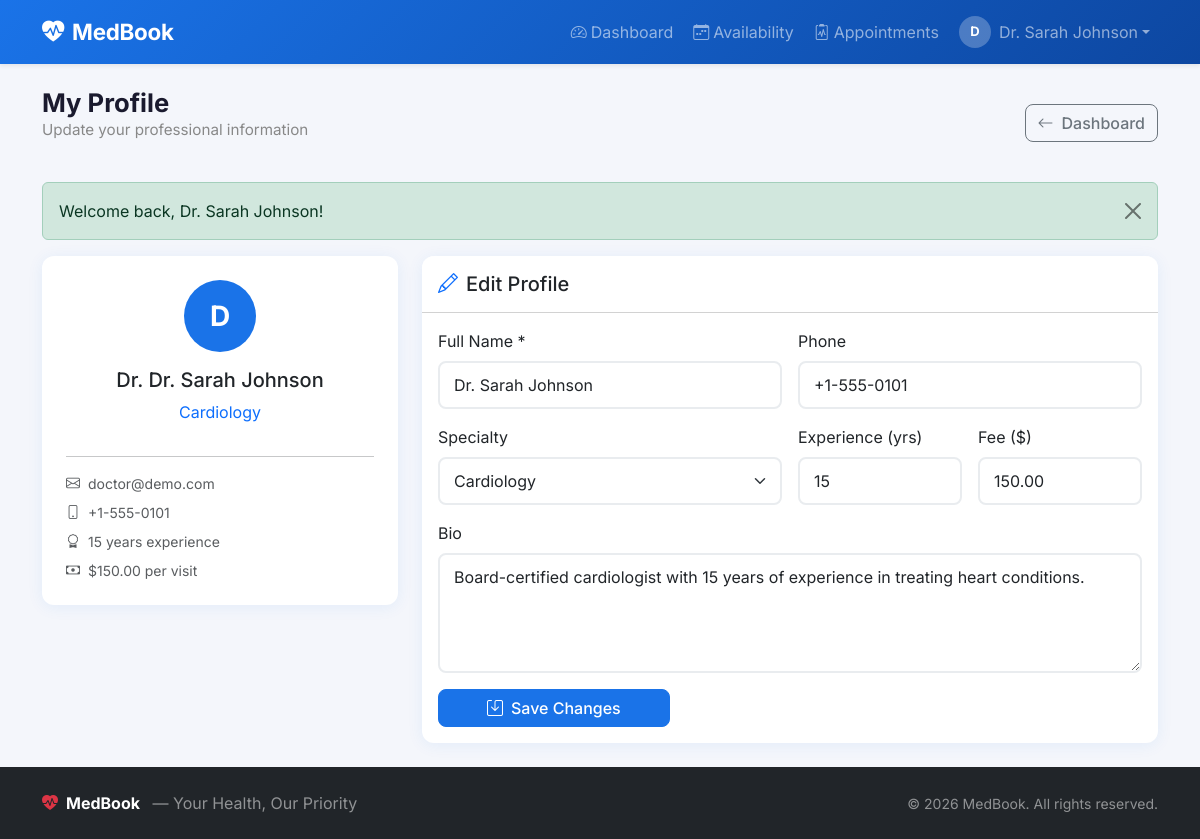
The page /doctor/profile.php (signed in) on the database its author committed.
### tables this page shows
CREATE TABLE IF NOT EXISTS users (
    id INT UNSIGNED AUTO_INCREMENT PRIMARY KEY,
    full_name VARCHAR(150) NOT NULL,
    email VARCHAR(200) NOT NULL UNIQUE,
    password VARCHAR(255) NOT NULL,            
    role ENUM('doctor','patient') NOT NULL,
    phone VARCHAR(20) DEFAULT NULL,
     
    specialty VARCHAR(100) DEFAULT NULL,
    bio TEXT DEFAULT NULL,
    experience_years TINYINT UNSIGNED DEFAULT NULL,
    consultation_fee DECIMAL(10,2) DEFAULT NULL,
    profile_image VARCHAR(255) DEFAULT NULL,
     
    is_active TINYINT(1) NOT NULL DEFAULT 1,
    created_at TIMESTAMP DEFAULT CURRENT_TIMESTAMP,
    updated_at TIMESTAMP DEFAULT CURRENT_TIMESTAMP ON UPDATE CURRENT_TIMESTAMP,
    INDEX idx_role (role),
    INDEX idx_email (email)
);

### includes/helpers.php (called while the page is built, shortened)
<?php
function e(string $str): string {
    return htmlspecialchars($str, ENT_QUOTES | ENT_HTML5, 'UTF-8');
}
function url(string $path): string {
    return SITE_URL . '/' . ltrim($path, '/');
}

### doctor/profile.php (the view, shortened to what this page needs)
<?php
require_once __DIR__ . '/../includes/session.php';
require_once __DIR__ . '/../includes/helpers.php';
$pdo      = getDB();
$doctorId = currentUserId();
$stmt = $pdo->prepare("SELECT * FROM users WHERE id = ?");
$stmt->execute([$doctorId]);
$doctor = $stmt->fetch();
require_once __DIR__ . '/../includes/header.php';
?>
<div class="d-flex justify-content-between align-items-center mb-4">
    <div>
        <h2 class="section-title mb-0">My Profile</h2>
        <p class="section-subtitle">Update your professional information</p>
    </div>
    <a href="<?= url('doctor/dashboard.php') ?>" class="btn btn-outline-secondary">
        <i class="bi bi-arrow-left me-2"></i>Dashboard
    </a>
</div>
<div class="row g-4">
    <div class="col-lg-4">
        <div class="card text-center p-4">
            <div class="avatar-lg mx-auto mb-3"><?= strtoupper(substr($doctor['full_name'], 0, 1)) ?></div>
            <h5 class="fw-700">Dr. <?= e($doctor['full_name']) ?></h5>
            <p class="text-primary"><?= e($doctor['specialty'] ?? 'General Physician') ?></p>
            <hr>
            <div class="text-start small text-muted">
                <p class="mb-2"><i class="bi bi-envelope me-2"></i><?= e($doctor['email']) ?></p>
                <?php if ($doctor['phone']): ?>
                <p class="mb-2"><i class="bi bi-phone me-2"></i><?= e($doctor['phone']) ?></p>
                <?php endif; ?>
                <?php if ($doctor['experience_years']): ?>
                <p class="mb-2"><i class="bi bi-award me-2"></i><?= $doctor['experience_years'] ?> years experience</p>
                <?php endif; ?>
                <?php if ($doctor['consultation_fee']): ?>
                <p class="mb-0"><i class="bi bi-cash me-2"></i>$<?= number_format($doctor['consultation_fee'], 2) ?> per visit</p>
                <?php endif; ?>
            </div>
        </div>
    </div>
    <div class="col-lg-8">
        <div class="card">
            <div class="card-header bg-white py-3">
                <h5 class="mb-0"><i class="bi bi-pencil me-2 text-primary"></i>Edit Profile</h5>
            </div>
            <div class="card-body">
                <form method="POST">
                    <div class="row g-3">
                        <div class="col-md-6">
                            <label class="form-label fw-600">Full Name *</label>
                            <input type="text" name="full_name" class="form-control" value="<?= e($doctor['full_name']) ?>" required>
                        </div>
                        <div class="col-md-6">
                            <label class="form-label fw-600">Phone</label>
                            <input type="tel" name="phone" class="form-control" value="<?= e($doctor['phone'] ?? '') ?>">
                        </div>
                        <div class="col-md-6">
                            <label class="form-label fw-600">Specialty</label>
                            <select name="specialty" class="form-select">
                                <?php
                                $specialties = ['Cardiology','Dermatology','Endocrinology','Gastroenterology','General Physician','Gynecology','Neurology','Oncology','Ophthalmology','Orthopedics','Pediatrics','Psychiatry','Pulmonology','Radiology','Urology'];
                                foreach ($specialties as $s):
                                ?>
                                    <option value="<?= e($s) ?>" <?= $doctor['specialty'] === $s ? 'selected' : '' ?>><?= e($s) ?></option>
                                <?php endforeach; ?>
                            </select>
                        </div>
                        <div class="col-md-3">
                            <label class="form-label fw-600">Experience (yrs)</label>
                            <input type="number" name="experience_years" class="form-control" min="0" max="60" value="<?= e($doctor['experience_years'] ?? '') ?>">
                        </div>
                        <div class="col-md-3">
                            <label class="form-label fw-600">Fee ($)</label>
                            <input type="number" name="consultation_fee" class="form-control" min="0" step="0.01" value="<?= e($doctor['consultation_fee'] ?? '') ?>">
                        </div>
                        <div class="col-12">
                            <label class="form-label fw-600">Bio</label>
                            <textarea name="bio" class="form-control" rows="4"><?= e($doctor['bio'] ?? '') ?></textarea>
                        </div>
                        <div class="col-12">
                            <button type="submit" class="btn btn-primary px-5">
                                <i class="bi bi-save me-2"></i>Save Changes
                            </button>
                        </div>
                    </div>
                </form>
            </div>
        </div>
    </div>
</div>
<?php require_once __DIR__ . '/../includes/footer.php'; ?>

### assets/css/style.css (style rules this page uses)
:root { --primary: #1a73e8; --primary-dark: #0d47a1; --success: #2e7d32; --danger: #c62828; --warning: #f57c00; --light-bg: #f4f6fb; --card-shadow: 0 2px 16px rgba(26, 115, 232, 0.08); --border-r: 12px; }
body { font-family: 'Inter', 'Segoe UI', Arial, sans-serif; background: var(--light-bg); color: #333; min-height: 100vh; display: flex; flex-direction: column; }
.avatar-lg { width: 72px; height: 72px; background: var(--primary); border-radius: 50%; display: inline-flex; align-items: center; justify-content: center; font-weight: 700; font-size: 28px; color: #fff; flex-shrink: 0; }
.card { border: none !important; border-radius: var(--border-r) !important; box-shadow: var(--card-shadow) !important; }
.card-header { border-radius: var(--border-r) var(--border-r) 0 0 !important; font-weight: 600; }
.form-control, .form-select { border: 2px solid #e9ecef; border-radius: 8px; padding: 10px 14px; transition: border-color 0.2s, box-shadow 0.2s; }
.btn { border-radius: 8px; font-weight: 500; transition: all 0.2s; }
.btn-primary { background: var(--primary); border-color: var(--primary); }
.section-title { font-size: 1.6rem; font-weight: 700; color: #1a1a2e; margin-bottom: 4px; }
.section-subtitle { color: #888; font-size: 0.95rem; }

### rows shown on the page
users: full_name "D", full_name "Dr. Sarah Johnson", specialty "Cardiology", email "doctor@demo.com", phone "+1-555-0101", experience_years "15", consultation_fee "150.00", bio "Board-certified cardiologist with 15 years of experience in treating heart conditions."

### other values the page prints
SITE_NAME "MedBook"
substr($_SESSION['user_name'] ?? 'U', 0, 1) "D"
$_SESSION['user_name'] "Dr. Sarah Johnson"
$msg "Welcome back, Dr. Sarah Johnson!"
form field specialty "Cardiology"
